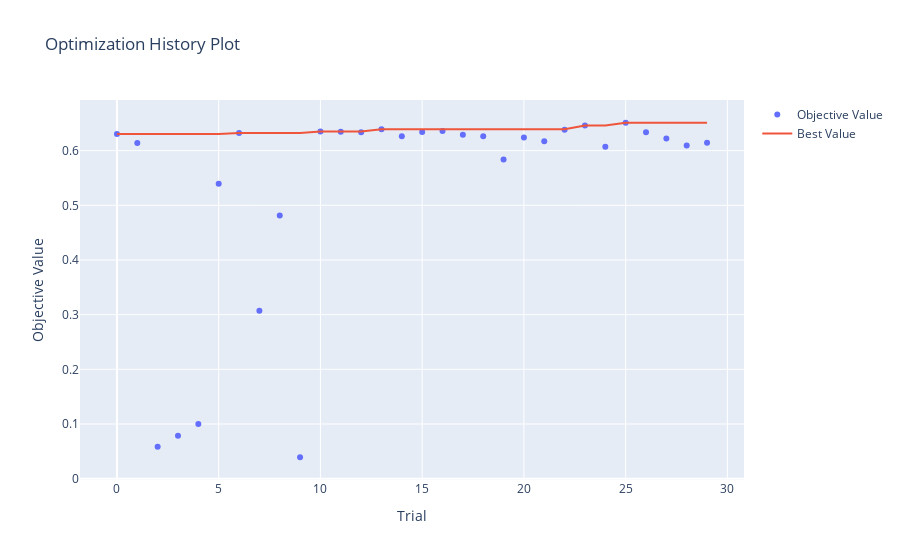

Source (notebook cell):
### Code cell
# plot performance of all trials
optuna.visualization.plot_optimization_history(study)

### Figure 1 — Plotly figure (JSON) as saved in the notebook; plotly's stock layout.template omitted (floating-point values rounded to 4 significant figures)
{"data": [{"mode": "markers", "name": "Objective Value", "type": "scatter", "x": [0, 1, 2, 3, 4, 5, 6, 7, 8, 9, 10, 11, 12, 13, 14, 15, 16, 17, 18, 19, 20, 21, 22, 23, 24, 25, 26, 27, 28, 29], "y": [0.6303, 0.6139, 0.05819, 0.07846, 0.1001, 0.5394, 0.6324, 0.3072, 0.4813, 0.03914, 0.6352, 0.6348, 0.6336, 0.6393, 0.6263, 0.634, 0.6357, 0.6289, 0.6262, 0.5837, 0.6238, 0.6172, 0.6383, 0.6459, 0.6072, 0.651, 0.6339, 0.6222, 0.6093, 0.6144]}, {"name": "Best Value", "type": "scatter", "x": [0, 1, 2, 3, 4, 5, 6, 7, 8, 9, 10, 11, 12, 13, 14, 15, 16, 17, 18, 19, 20, 21, 22, 23, 24, 25, 26, 27, 28, 29], "y": [0.6303, 0.6303, 0.6303, 0.6303, 0.6303, 0.6303, 0.6324, 0.6324, 0.6324, 0.6324, 0.6352, 0.6352, 0.6352, 0.6393, 0.6393, 0.6393, 0.6393, 0.6393, 0.6393, 0.6393, 0.6393, 0.6393, 0.6393, 0.6459, 0.6459, 0.651, 0.651, 0.651, 0.651, 0.651]}], "layout": {"title": {"text": "Optimization History Plot"}, "xaxis": {"title": {"text": "Trial"}}, "yaxis": {"title": {"text": "Objective Value"}}}}
